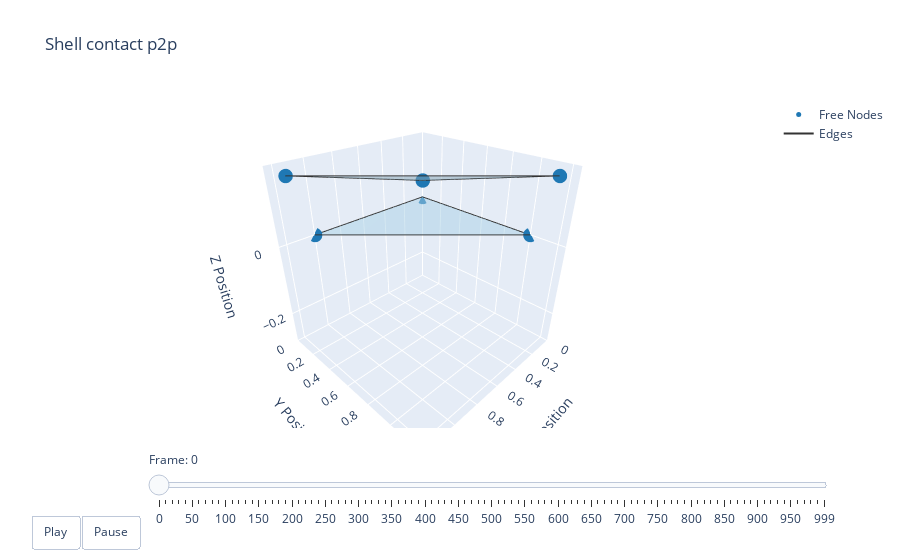

Write notebook code for a chart like this one.
### Code cell
t = np.arange(robot.sim_params.total_time, step=robot.sim_params.dt)
options = dismech.AnimationOptions(title='Shell contact p2p', plot_step=10)

fig = dismech.get_interactive_animation_plotly(robot, t, qs, options)
fig.show()

### Figure 1 — Plotly figure (JSON) as saved in the notebook; plotly's stock layout.template omitted (floating-point values rounded to 4 significant figures)
{"data": [{"marker": {"color": "#1f78b4", "size": 5}, "mode": "markers", "name": "Free Nodes", "type": "scatter3d", "x": [0.0, 1.0, 0.0, 0.25, 1.25, 0.25], "y": [0.0, 0.0, 1.0, 0.25, 0.25, 1.25], "z": [0.0, 0.0, 0.0, 0.0995, 0.1995, 0.1995]}, {"marker": {"color": "#e31a1c", "size": 5}, "mode": "markers", "name": "Fixed Nodes", "type": "scatter3d", "x": [], "y": [], "z": []}, {"line": {"color": "#333333", "width": 2}, "mode": "lines", "name": "Edges", "type": "scatter3d", "x": [1, 0, null, 0, 0, null, 0, 1, null, 1.25, 0.25, null, 0.25, 0.25, null, 0.25, 1.25, null], "y": [0, 1, null, 1, 0, null, 0, 0, null, 0.25, 1.25, null, 1.25, 0.25, null, 0.25, 0.25, null], "z": [0, 0, null, 0, 0, null, 0, 0, null, 0.1995, 0.1995, null, 0.1995, 0.0995, null, 0.0995, 0.1995, null]}, {"color": "rgba(166, 206, 227, 0.7)", "i": [0, 3], "j": [1, 4], "k": [2, 5], "name": "Faces", "opacity": 0.7, "showscale": false, "type": "mesh3d", "x": [0.0, 1.0, 0.0, 0.25, 1.25, 0.25], "y": [0.0, 0.0, 1.0, 0.25, 0.25, 1.25], "z": [0.0, 0.0, 0.0, 0.0995, 0.1995, 0.1995]}], "layout": {"scene": {"camera": {"eye": {"x": 1.225, "y": 1.225, "z": 1.0}}, "xaxis": {"range": [-0.002328, 1.252], "title": {"text": "X Position"}}, "yaxis": {"range": [-0.002328, 1.252], "title": {"text": "Y Position"}}, "zaxis": {"range": [-0.293, 0.1995], "title": {"text": "Z Position"}}}, "sliders": [{"currentvalue": {"prefix": "Frame: "}, "steps": [{"args": [["0"], {"frame": {"duration": 50, "redraw": true}, "mode": "immediate"}], "label": "0", "method": "animate"}, {"args": [["1"], {"frame": {"duration": 50, "redraw": true}, "mode": "immediate"}], "label": "10", "method": "animate"}, {"args": [["2"], {"frame": {"duration": 50, "redraw": true}, "mode": "immediate"}], "label": "20", "method": "animate"}, {"args": [["3"], {"frame": {"duration": 50, "redraw": true}, "mode": "immediate"}], "label": "30", "method": "animate"}, {"args": [["4"], {"frame": {"duration": 50, "redraw": true}, "mode": "immediate"}], "label": "40", "method": "animate"}, {"args": [["5"], {"frame": {"duration": 50, "redraw": true}, "mode": "immediate"}], "label": "50", "method": "animate"}, {"args": [["6"], {"frame": {"duration": 50, "redraw": true}, "mode": "immediate"}], "label": "60", "method": "animate"}, {"args": [["7"], {"frame": {"duration": 50, "redraw": true}, "mode": "immediate"}], "label": "70", "method": "animate"}, {"args": [["8"], {"frame": {"duration": 50, "redraw": true}, "mode": "immediate"}], "label": "80", "method": "animate"}, {"args": [["9"], {"frame": {"duration": 50, "redraw": true}, "mode": "immediate"}], "label": "90", "method": "animate"}, {"args": [["10"], {"frame": {"duration": 50, "redraw": true}, "mode": "immediate"}], "label": "100", "method": "animate"}, {"args": [["11"], {"frame": {"duration": 50, "redraw": true}, "mode": "immediate"}], "label": "110", "method": "animate"}, {"args": [["12"], {"frame": {"duration": 50, "redraw": true}, "mode": "immediate"}], "label": "120", "method": "animate"}, {"args": [["13"], {"frame": {"duration": 50, "redraw": true}, "mode": "immediate"}], "label": "130", "method": "animate"}, {"args": [["14"], {"frame": {"duration": 50, "redraw": true}, "mode": "immediate"}], "label": "140", "method": "animate"}, {"args": [["15"], {"frame": {"duration": 50, "redraw": true}, "mode": "immediate"}], "label": "150", "method": "animate"}, {"args": [["16"], {"frame": {"duration": 50, "redraw": true}, "mode": "immediate"}], "label": "160", "method": "animate"}, {"args": [["17"], {"frame": {"duration": 50, "redraw": true}, "mode": "immediate"}], "label": "170", "method": "animate"}, {"args": [["18"], {"frame": {"duration": 50, "redraw": true}, "mode": "immediate"}], "label": "180", "method": "animate"}, {"args": [["19"], {"frame": {"duration": 50, "redraw": true}, "mode": "immediate"}], "label": "190", "method": "animate"}, {"args": [["20"], {"frame": {"duration": 50, "redraw": true}, "mode": "immediate"}], "label": "200", "method": "animate"}, {"args": [["21"], {"frame": {"duration": 50, "redraw": true}, "mode": "immediate"}], "label": "210", "method": "animate"}, {"args": [["22"], {"frame": {"duration": 50, "redraw": true}, "mode": "immediate"}], "label": "220", "method": "animate"}, {"args": [["23"], {"frame": {"duration": 50, "redraw": true}, "mode": "immediate"}], "label": "230", "method": "animate"}, {"args": [["24"], {"frame": {"duration": 50, "redraw": true}, "mode": "immediate"}], "label": "240", "method": "animate"}, {"args": [["25"], {"frame": {"duration": 50, "redraw": true}, "mode": "immediate"}], "label": "250", "method": "animate"}, {"args": [["26"], {"frame": {"duration": 50, "redraw": true}, "mode": "immediate"}], "label": "260", "method": "animate"}, {"args": [["27"], {"frame": {"duration": 50, "redraw": true}, "mode": "immediate"}], "label": "270", "method": "animate"}, {"args": [["28"], {"frame": {"duration": 50, "redraw": true}, "mode": "immediate"}], "label": "280", "method": "animate"}, {"args": [["29"], {"frame": {"duration": 50, "redraw": true}, "mode": "immediate"}], "label": "290", "method": "animate"}, {"args": [["30"], {"frame": {"duration": 50, "redraw": true}, "mode": "immediate"}], "label": "300", "method": "animate"}, {"args": [["31"], {"frame": {"duration": 50, "redraw": true}, "mode": "immediate"}], "label": "310", "method": "animate"}, {"args": [["32"], {"frame": {"duration": 50, "redraw": true}, "mode": "immediate"}], "label": "320", "method": "animate"}, {"args": [["33"], {"frame": {"duration": 50, "redraw": true}, "mode": "immediate"}], "label": "330", "method": "animate"}, {"args": [["34"], {"frame": {"duration": 50, "redraw": true}, "mode": "immediate"}], "label": "340", "method": "animate"}, {"args": [["35"], {"frame": {"duration": 50, "redraw": true}, "mode": "immediate"}], "label": "350", "method": "animate"}, {"args": [["36"], {"frame": {"duration": 50, "redraw": true}, "mode": "immediate"}], "label": "360", "method": "animate"}, {"args": [["37"], {"frame": {"duration": 50, "redraw": true}, "mode": "immediate"}], "label": "370", "method": "animate"}, {"args": [["38"], {"frame": {"duration": 50, "redraw": true}, "mode": "immediate"}], "label": "380", "method": "animate"}, {"args": [["39"], {"frame": {"duration": 50, "redraw": true}, "mode": "immediate"}], "label": "390", "method": "animate"}, {"args": [["40"], {"frame": {"duration": 50, "redraw": true}, "mode": "immediate"}], "label": "400", "method": "animate"}, {"args": [["41"], {"frame": {"duration": 50, "redraw": true}, "mode": "immediate"}], "label": "410", "method": "animate"}, {"args": [["42"], {"frame": {"duration": 50, "redraw": true}, "mode": "immediate"}], "label": "420", "method": "animate"}, {"args": [["43"], {"frame": {"duration": 50, "redraw": true}, "mode": "immediate"}], "label": "430", "method": "animate"}, {"args": [["44"], {"frame": {"duration": 50, "redraw": true}, "mode": "immediate"}], "label": "440", "method": "animate"}, {"args": [["45"], {"frame": {"duration": 50, "redraw": true}, "mode": "immediate"}], "label": "450", "method": "animate"}, {"args": [["46"], {"frame": {"duration": 50, "redraw": true}, "mode": "immediate"}], "label": "460", "method": "animate"}, {"args": [["47"], {"frame": {"duration": 50, "redraw": true}, "mode": "immediate"}], "label": "470", "method": "animate"}, {"args": [["48"], {"frame": {"duration": 50, "redraw": true}, "mode": "immediate"}], "label": "480", "method": "animate"}, {"args": [["49"], {"frame": {"duration": 50, "redraw": true}, "mode": "immediate"}], "label": "490", "method": "animate"}, {"args": [["50"], {"frame": {"duration": 50, "redraw": true}, "mode": "immediate"}], "label": "500", "method": "animate"}, {"args": [["51"], {"frame": {"duration": 50, "redraw": true}, "mode": "immediate"}], "label": "510", "method": "animate"}, {"args": [["52"], {"frame": {"duration": 50, "redraw": true}, "mode": "immediate"}], "label": "520", "method": "animate"}, {"args": [["53"], {"frame": {"duration": 50, "redraw": true}, "mode": "immediate"}], "label": "530", "method": "animate"}, {"args": [["54"], {"frame": {"duration": 50, "redraw": true}, "mode": "immediate"}], "label": "540", "method": "animate"}, {"args": [["55"], {"frame": {"duration": 50, "redraw": true}, "mode": "immediate"}], "label": "550", "method": "animate"}, {"args": [["56"], {"frame": {"duration": 50, "redraw": true}, "mode": "immediate"}], "label": "560", "method": "animate"}, {"args": [["57"], {"frame": {"duration": 50, "redraw": true}, "mode": "immediate"}], "label": "570", "method": "animate"}, {"args": [["58"], {"frame": {"duration": 50, "redraw": true}, "mode": "immediate"}], "label": "580", "method": "animate"}, {"args": [["59"], {"frame": {"duration": 50, "redraw": true}, "mode": "immediate"}], "label": "590", "method": "animate"}, {"args": [["60"], {"frame": {"duration": 50, "redraw": true}, "mode": "immediate"}], "label": "600", "method": "animate"}, {"args": [["61"], {"frame": {"duration": 50, "redraw": true}, "mode": "immediate"}], "label": "610", "method": "animate"}, {"args": [["62"], {"frame": {"duration": 50, "redraw": true}, "mode": "immediate"}], "label": "620", "method": "animate"}, {"args": [["63"], {"frame": {"duration": 50, "redraw": true}, "mode": "immediate"}], "label": "630", "method": "animate"}, {"args": [["64"], {"frame": {"duration": 50, "redraw": true}, "mode": "immediate"}], "label": "640", "method": "animate"}, {"args": [["65"], {"frame": {"duration": 50, "redraw": true}, "mode": "immediate"}], "label": "650", "method": "animate"}, {"args": [["66"], {"frame": {"duration": 50, "redraw": true}, "mode": "immediate"}], "label": "660", "method": "animate"}, {"args": [["67"], {"frame": {"duration": 50, "redraw": true}, "mode": "immediate"}], "label": "670", "method": "animate"}, {"args": [["68"], {"frame": {"duration": 50, "redraw": true}, "mode": "immediate"}], "label": "680", "method": "animate"}, {"args": [["69"], {"frame": {"duration": 50, "redraw": true}, "mode": "immediate"}], "label": "690", "method": "animate"}, {"args": [["70"], {"frame": {"duration": 50, "redraw": true}, "mode": "immediate"}], "label": "700", "method": "animate"}, {"args": [["71"], {"frame": {"duration": 50, "redraw": true}, "mode": "immediate"}], "label": "710", "method": "animate"}, {"args": [["72"], {"frame": {"duration": 50, "redraw": true}, "mode": "immediate"}], "label": "720", "method": "animate"}, {"args": [["73"], {"frame": {"duration": 50, "redraw": true}, "mode": "immediate"}], "label": "730", "method": "animate"}, {"args": [["74"], {"frame": {"duration": 50, "redraw": true}, "mode": "immediate"}], "label": "740", "method": "animate"}, {"args": [["75"], {"frame": {"duration": 50, "redraw": true}, "mode": "immediate"}], "label": "750", "method": "animate"}, {"args": [["76"], {"frame": {"duration": 50, "redraw": true}, "mode": "immediate"}], "label": "760", "method": "animate"}, {"args": [["77"], {"frame": {"duration": 50, "redraw": true}, "mode": "immediate"}], "label": "770", "method": "animate"}, {"args": [["78"], {"frame": {"duration": 50, "redraw": true}, "mode": "immediate"}], "label": "780", "method": "animate"}, {"args": [["79"], {"frame": {"duration": 50, "redraw": true}, "mode": "immediate"}], "label": "790", "method": "animate"}, {"args": [["80"], {"frame": {"duration": 50, "redraw": true}, "mode": "immediate"}], "label": "800", "method": "animate"}, {"args": [["81"], {"frame": {"duration": 50, "redraw": true}, "mode": "immediate"}], "label": "810", "method": "animate"}, {"args": [["82"], {"frame": {"duration": 50, "redraw": true}, "mode": "immediate"}], "label": "820", "method": "animate"}, {"args": [["83"], {"frame": {"duration": 50, "redraw": true}, "mode": "immediate"}], "label": "830", "method": "animate"}, {"args": [["84"], {"frame": {"duration": 50, "redraw": true}, "mode": "immediate"}], "label": "840", "method": "animate"}, {"args": [["85"], {"frame": {"duration": 50, "redraw": true}, "mode": "immediate"}], "label": "850", "method": "animate"}, {"args": [["86"], {"frame": {"duration": 50, "redraw": true}, "mode": "immediate"}], "label": "860", "method": "animate"}, {"args": [["87"], {"frame": {"duration": 50, "redraw": true}, "mode": "immediate"}], "label": "870", "method": "animate"}, {"args": [["88"], {"frame": {"duration": 50, "redraw": true}, "mode": "immediate"}], "label": "880", "method": "animate"}, {"args": [["89"], {"frame": {"duration": 50, "redraw": true}, "mode": "immediate"}], "label": "890", "method": "animate"}, {"args": [["90"], {"frame": {"duration": 50, "redraw": true}, "mode": "immediate"}], "label": "900", "method": "animate"}, {"args": [["91"], {"frame": {"duration": 50, "redraw": true}, "mode": "immediate"}], "label": "910", "method": "animate"}, {"args": [["92"], {"frame": {"duration": 50, "redraw": true}, "mode": "immediate"}], "label": "920", "method": "animate"}, {"args": [["93"], {"frame": {"duration": 50, "redraw": true}, "mode": "immediate"}], "label": "930", "method": "animate"}, {"args": [["94"], {"frame": {"duration": 50, "redraw": true}, "mode": "immediate"}], "label": "940", "method": "animate"}, {"args": [["95"], {"frame": {"duration": 50, "redraw": true}, "mode": "immediate"}], "label": "950", "method": "animate"}, {"args": [["96"], {"frame": {"duration": 50, "redraw": true}, "mode": "immediate"}], "label": "960", "method": "animate"}, {"args": [["97"], {"frame": {"duration": 50, "redraw": true}, "mode": "immediate"}], "label": "970", "method": "animate"}, {"args": [["98"], {"frame": {"duration": 50, "redraw": true}, "mode": "immediate"}], "label": "980", "method": "animate"}, {"args": [["99"], {"frame": {"duration": 50, "redraw": true}, "mode": "immediate"}], "label": "990", "method": "animate"}, {"args": [["100"], {"frame": {"duration": 50, "redraw": true}, "mode": "immediate"}], "label": "999", "method": "animate"}], "transition": {"duration": 0}, "x": 0.1, "y": 0}], "title": {"text": "Shell contact p2p"}, "updatemenus": [{"buttons": [{"args": [null, {"frame": {"duration": 50, "redraw": true}, "fromcurrent": true}], "label": "Play", "method": "animate"}, {"args": [[null], {"frame": {"duration": 0, "redraw": true}, "mode": "immediate"}], "label": "Pause", "method": "animate"}], "direction": "left", "pad": {"r": 10, "t": 87}, "showactive": false, "type": "buttons", "x": 0.1, "xanchor": "right", "y": 0, "yanchor": "top"}]}}
